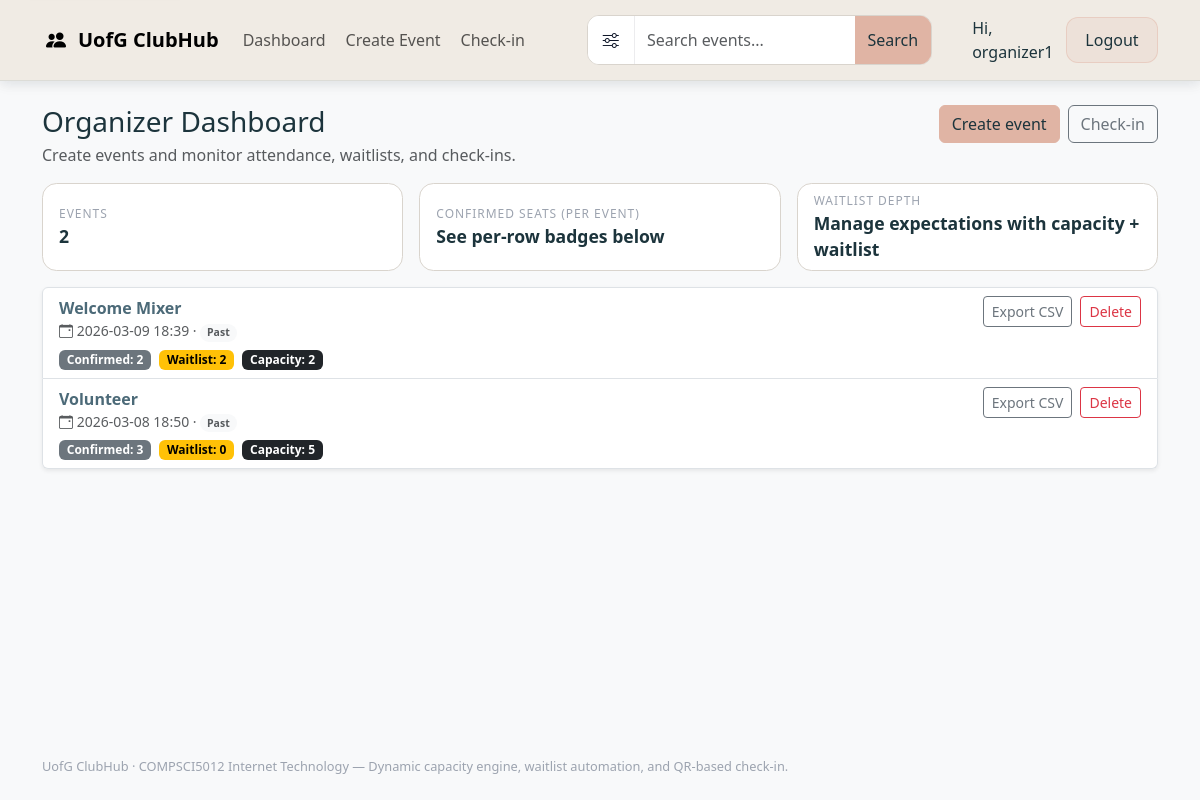
The app's page /dashboard/organizer/ (signed in) with its own data.
### events/models.py (models this page shows, shortened)
class Event(models.Model):
    organizer = models.ForeignKey(
        "accounts.OrganizerProfile", on_delete=models.CASCADE, related_name="events"
    )
    title = models.CharField(max_length=200)
    description = models.TextField(blank=True)
    cover_image = models.ImageField(upload_to="event_covers/",blank=True,null=True)
    start_at = models.DateTimeField()
    capacity = models.PositiveIntegerField()
    location_name = models.CharField(max_length=200, blank=True)
    latitude = models.DecimalField(max_digits=9, decimal_places=6, null=True, blank=True)
    longitude = models.DecimalField(max_digits=9, decimal_places=6, null=True, blank=True)
    tags = models.ManyToManyField(Tag, blank=True, related_name="events")
    created_at = models.DateTimeField(auto_now_add=True)
    class Meta:
        ordering = ["start_at", "id"]

### accounts/views.py (the view)
# urls.py: path("dashboard/organizer/", views.organizer_dashboard, name="organizer_dashboard"),
@organizer_required
def organizer_dashboard(request):
    organizer = get_organizer_profile(request.user)
    from events.models import Event  # local import to avoid circularity in migrations
    now = timezone.now()
    events = (
        Event.objects.filter(organizer=organizer)
        .annotate(
            confirmed_count=Count(
                "tickets", filter=Q(tickets__status=Ticket.Status.CONFIRMED)
            ),
            waitlist_count=Count(
                "tickets", filter=Q(tickets__status=Ticket.Status.WAITLISTED)
            ),
        )
        .order_by("-start_at")
    )
    return render(
        request,
        "accounts/organizer_dashboard.html",
        {
            "events": events,
            "now": now,
        },
    )

### accounts/auth.py (called while the page is built)
def _in_group(user, name: str) -> bool:
    if not user or not user.is_authenticated:
        return False
    if user.is_superuser:
        return True
    return user.groups.filter(name=name).exists()

def is_student(user) -> bool:
    return _in_group(user, STUDENT_GROUP)

def is_organizer(user) -> bool:
    return _in_group(user, ORGANIZER_GROUP)

def get_organizer_profile(user) -> OrganizerProfile:
    profile, _ = OrganizerProfile.objects.get_or_create(user=user)
    return profile

### accounts/templatetags/roles.py (called while the page is built)
@register.filter
def user_is_student(user) -> bool:
    return is_student(user)

@register.filter
def user_is_organizer(user) -> bool:
    return is_organizer(user)

### clubhub/context_processors.py (called while the page is built)
def google_maps(request):
    return {
        "GOOGLE_MAPS_API_KEY": getattr(settings, "GOOGLE_MAPS_API_KEY", ""),
        "GOOGLE_MAPS_MAP_ID": getattr(settings, "GOOGLE_MAPS_MAP_ID", "DEMO_MAP_ID"),
    }

### templates/accounts/organizer_dashboard.html (shortened to what this page needs)
{% extends "base.html" %}
{% block content %}
  <div class="d-flex align-items-start justify-content-between gap-3 flex-wrap mb-3">
    <div>
      <h1 class="h3 mb-1">Organizer Dashboard</h1>
      <p class="text-muted mb-0">Create events and monitor attendance, waitlists, and check-ins.</p>
    </div>
    <div class="d-flex gap-2">
      <a class="btn btn-primary" href="{% url 'create_event' %}">Create event</a>
      <a class="btn btn-outline-secondary" href="{% url 'organizer_checkin' %}">Check-in</a>
    </div>
  </div>
  <div class="row g-3 mb-3">
    <div class="col-12 col-md-4">
      <div class="stat-card px-3 py-2 h-100 d-flex flex-column justify-content-center">
        <div class="stat-card-label">Events</div>
        <div class="stat-card-value">{{ events|length }}</div>
      </div>
    </div>
    <div class="col-6 col-md-4">
      <div class="stat-card px-3 py-2 h-100 d-flex flex-column justify-content-center">
        <div class="stat-card-label">Confirmed seats (per event)</div>
        <div class="stat-card-value small">See per-row badges below</div>
      </div>
    </div>
    <div class="col-6 col-md-4">
      <div class="stat-card px-3 py-2 h-100 d-flex flex-column justify-content-center">
        <div class="stat-card-label">Waitlist depth</div>
        <div class="stat-card-value small">Manage expectations with capacity + waitlist</div>
      </div>
    </div>
  </div>
  {% if events %}
    <div class="list-group shadow-sm">
      {% for e in events %}
        <div class="list-group-item">
          <div class="d-flex justify-content-between align-items-start gap-3 flex-wrap">
            <div>
              <div class="fw-semibold">
                <a href="{% url 'event_detail' e.id %}">{{ e.title }}</a>
              </div>
              <div class="text-muted small">
                <i class="bi bi-calendar-event" aria-hidden="true"></i>
                {{ e.start_at|date:"Y-m-d H:i" }}
                {% if e.start_at < now %}
                  · <span class="badge rounded-pill text-bg-light text-muted">Past</span>
                {% else %}
                  · <span class="badge rounded-pill text-bg-success">Upcoming</span>
                {% endif %}
              </div>
              <div class="mt-2 d-flex gap-2 flex-wrap">
                <span class="badge text-bg-secondary">Confirmed: {{ e.confirmed_count }}</span>
                <span class="badge text-bg-warning">Waitlist: {{ e.waitlist_count }}</span>
                <span class="badge text-bg-dark">Capacity: {{ e.capacity }}</span>
              </div>
            </div>
            <div class="text-end d-flex gap-2 flex-wrap justify-content-end">
              <a
                class="btn btn-outline-secondary btn-sm"
                href="{% url 'export_attendees_csv' e.id %}"
                aria-label="Export attendees CSV"
              >
                Export CSV
              </a>
              <form
                method="post"
                action="{% url 'delete_event' e.id %}"
                onsubmit="return confirm('Delete this event? This will also remove related tickets and cannot be undone.');"
              >
                <button
                  type="submit"
                  class="btn btn-outline-danger btn-sm"
                  aria-label="Delete event"
                >
                  Delete
                </button>
              </form>
            </div>
          </div>
        </div>
      {% endfor %}
    </div>
  {% else %}
    <div class="alert alert-info" role="alert">
      No events yet. Create your first event to get started.
    </div>
  {% endif %}
{% endblock %}

### templates/base.html (shortened to what this page needs)
{% load static %}
{% load roles %}
<!doctype html>
<html lang="en">
  <head>
    <link href="https://cdn.jsdelivr.net/npm/bootstrap@5.3.3/dist/css/bootstrap.min.css" rel="stylesheet">
    <link href="https://cdn.jsdelivr.net/npm/bootstrap-icons@1.11.3/font/bootstrap-icons.css" rel="stylesheet">
    <link href="{% static 'clubhub/app.css' %}" rel="stylesheet">
  </head>
  <body
    class="bg-body-tertiary"
    data-favorite="{{ favorite_only|default:0|yesno:'1,0' }}"
  >
    <header class="site-header sticky-top">
      <nav class="navbar navbar-expand-lg site-navbar">
        <div class="container">
          <a class="navbar-brand fw-semibold d-flex align-items-center gap-2" href="{% url 'event_list' %}">
            <span class="brand-icon rounded-circle d-inline-flex align-items-center justify-content-center" style="width: 28px; height: 28px;">
              <i class="bi bi-people-fill" aria-hidden="true"></i>
            </span>
            <span>UofG ClubHub</span>
          </a>
          <div class="collapse navbar-collapse" id="nav">
            <div class="nav-primary-shell me-lg-3 mb-2 mb-lg-0">
              <ul class="navbar-nav nav-primary-list">
                {% if user.is_authenticated and user|user_is_organizer %}
                  <li class="nav-item">
                    <a class="nav-link" href="{% url 'organizer_dashboard' %}">Dashboard</a>
                  </li>
                  <li class="nav-item">
                    <a class="nav-link" href="{% url 'create_event' %}">Create Event</a>
                  </li>
                  <li class="nav-item">
                    <a class="nav-link" href="{% url 'organizer_checkin' %}">Check-in</a>
                  </li>
                {% endif %}
              </ul>
            </div>
            {% block nav_search %}
              <div class="navbar-search-shell mx-lg-3 my-3 my-lg-0 flex-grow-1 d-none d-lg-block">
                <form
                  method="get"
                  action="{% url 'event_list' %}"
                  class="navbar-search-form"
                  id="navbar-global-search"
                  aria-label="Search and filter events"
                >
                  <div class="navbar-search-wrap">
                    <button
                      class="btn navbar-search-trigger"
                      type="button"
                      id="global-toolbar-toggle"
                      aria-expanded="{% if request.GET.tag or request.GET.favorite or request.GET.start or request.GET.end %}true{% else %}false{% endif %}"
                      aria-controls="global-toolbar-filter-panel"
                      aria-label="Open filters"
                    >
                      <i class="bi bi-sliders" aria-hidden="true"></i>
                    </button>
                    <input
                      class="form-control navbar-search-input"
                      type="text"
                      id="global-q"
                      name="q"
                      value="{{ request.GET.q|default:'' }}"
                      placeholder="Search events..."
                      autocomplete="off"
                    >
                    <button class="btn btn-primary navbar-search-submit" type="submit">
                      Search
                    </button>
                  </div>
                </form>
              </div>
            {% endblock %}
            <ul class="navbar-nav ms-lg-3 ms-auto align-items-lg-center">
              {% if user.is_authenticated %}
                <li class="nav-item d-flex align-items-center">
                  <span class="nav-link nav-user-greeting pe-lg-2">Hi, {{ user.username }}</span>
                </li>
                <li class="nav-item">
                  <div class="nav-auth-chip d-flex align-items-center">
                    <a class="nav-link nav-auth-link" href="{% url 'logout' %}">Logout</a>
                  </div>
                </li>
              {% endif %}
            </ul>
          </div>
        </div>
      </nav>
    </header>
    <main id="main-content" class="container py-4" tabindex="-1">
      {% block content %}{% endblock %}
    </main>
    <footer class="container pb-4">
      <p class="site-footer mb-0">
        UofG ClubHub · COMPSCI5012 Internet Technology — Dynamic capacity engine, waitlist automation, and QR-based check-in.
      </p>
    </footer>
  </body>
</html>

### static/clubhub/app.css (style rules this page uses)
:root { --ch-primary: #1c343c; --ch-primary-soft: rgba(28, 52, 60, 0.12); --ch-secondary: #4c6a78; --ch-secondary-soft: rgba(76, 106, 120, 0.14); --ch-accent: #E0B4A4; --ch-accent-hover: #d39f8d; --ch-accent-soft: rgba(224, 180, 164, 0.18); --ch-bg: #f0ebe4; --ch-surface: #ffffff; --ch-surface-muted: #f7f4ef; --ch-muted: #a7b3b2; --ch-text: #1c343c; --ch-text-soft: #4c6a78; --ch-border: #d9d4cd; --ch-shadow: 0 10px 28px rgba(28, 52, 60, 0.08); --ch-search-height: 48px; }
html, body { min-height: 100vh; display: flex; flex-direction: column; color: var(--ch-text); background: var(--ch-bg); }
main { flex: 1 0 auto; }
.btn-primary { background-color: var(--ch-accent); border-color: var(--ch-accent); color: var(--ch-primary); }
a { color: var(--ch-secondary); text-decoration: none; }
body { color: var(--ch-text); background: var(--ch-bg); }
.navbar { background: var(--ch-bg) !important; box-shadow: 0 2px 12px rgba(28, 52, 60, 0.06); border-bottom: 1px solid rgba(76, 106, 120, 0.12); }
.nav-user-greeting { cursor: default; color: var(--ch-primary); }
.stat-card { border-radius: 0.9rem; background: var(--ch-surface); color: var(--ch-text); border: 1px solid var(--ch-border); }
.stat-card-label { font-size: 0.75rem; text-transform: uppercase; letter-spacing: 0.08em; color: #9ca3af; }
.stat-card-value { font-size: 1.1rem; font-weight: 600; }
.site-footer { font-size: 0.8rem; color: #9ca3af; }
.site-header { z-index: 1030; box-shadow: 0 2px 14px rgba(15, 23, 42, 0.08); }
.site-navbar { z-index: 1031; background: var(--ch-bg); }
body { scroll-padding-top: 9rem; }
.navbar-search-shell { min-width: 0; max-width: 680px; }
.navbar-search-form { position: relative; width: 100%; }
.navbar-search-wrap { display: flex; align-items: stretch; gap: 0; border-radius: 0.75rem; overflow: hidden; background: #fff; box-shadow: none; border: 1px solid var(--ch-border); }
.navbar-search-trigger { border: 0; border-right: 1px solid rgba(15, 23, 42, 0.08); background: #fff; color: #0f172a; padding: 0.75rem 0.95rem; border-radius: 0; }
.navbar-search-input { border: 0; border-radius: 0; box-shadow: none !important; min-width: 0; }
.navbar-search-submit { border-radius: 0; white-space: nowrap; }
.navbar-search-trigger i { font-size: 1rem; line-height: 1; }
.nav-primary-shell { width: 320px; flex: 0 0 320px; min-width: 320px; }
.nav-primary-list { display: flex; align-items: center; gap: 0.25rem; flex-wrap: nowrap; width: 100%; }
.nav-primary-list .nav-item { flex: 0 0 auto; }
.nav-primary-list .nav-link { white-space: nowrap; }
.nav-auth-chip { background: var(--ch-accent-soft); border: 1px solid rgba(224, 180, 164, 0.45); border-radius: 12px; padding: 0.2rem 0.35rem; gap: 0.15rem; }
.nav-auth-link { color: var(--ch-primary) !important; font-weight: 500; padding: 0.45rem 0.8rem !important; border-radius: 12px; }
.navbar-search-trigger, .navbar-search-input, .navbar-search-submit { min-height: var(--ch-search-height); }
.navbar-search-trigger, .navbar-search-submit { display: inline-flex; align-items: center; justify-content: center; }
.navbar-search-input { padding-top: 0.65rem; padding-bottom: 0.65rem; }

### records on screen
Event: title "Welcome Mixer", start_at "2026-03-09 18:39", shows "Past", confirmed_count "2", waitlist_count "2", capacity "2"
Event: title "Volunteer", start_at "2026-03-08 18:50", shows "Past", confirmed_count "3", waitlist_count "0", capacity "5"

### other values on screen
{{ user.username }} "organizer1"
{{ events|length }} "2"
